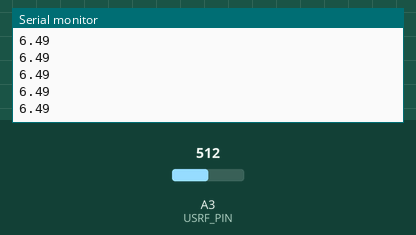
Recording of a sketch running on a simulated Arduino Uno, built with avr-gcc and run on an emulated ATmega328P. Shown: the last lines printed to the serial monitor. Inputs (shaded band) come from the test bench; at power-on: A3 (USRF_PIN) = 512.

Above: at 1.2 s.
1.3 s: A3 (USRF_PIN) set to 716
At 2.4 s:
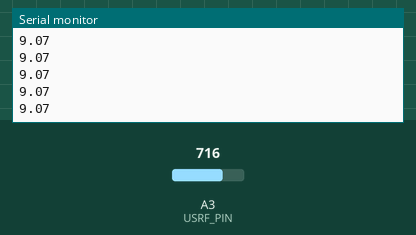
2.8 s: A3 (USRF_PIN) set to 900
At 3.9 s:
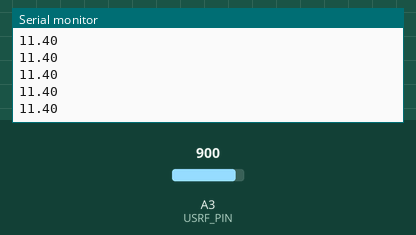
Timing chart, 0 to 5.8 s (numbered marks = the images above; inputs shaded):
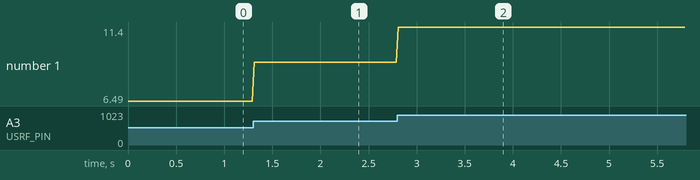

Measured:
- after the input at 1.3 s, the serial monitor: prints a new line at once (image 1)
- after the input at 2.8 s, the serial monitor: prints a new line at once (image 2)
- plotted number 1: 6.49 → 9.07 after the input at 1.3 s, 9.07 → 11.4 after the input at 2.8 s

The sketch:

USRFTest.ino
```cpp
#define USRF_PIN 3
#define SCALE   0.01266762
void setup()
{
  Serial.begin(115200);
}

void loop()
{
  double value = analogRead(USRF_PIN);
  double range = value * SCALE;
  Serial.println(range);
  delay(20);
}
```
